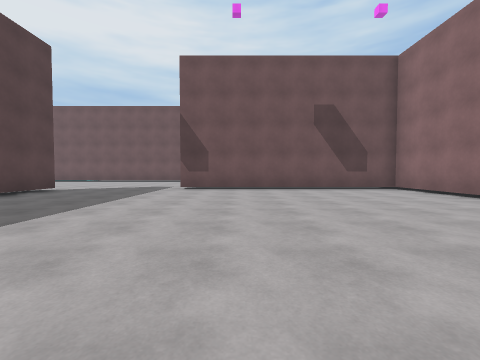
[1] (above)

24 first-person views from a walk through a 3-D level made in the Unity game engine. The camera is 1.2 m above the floor, tilts 2° down and sees 90° across. The floor is counted in squares, 2 m on a side. Each view is taken from the middle of a square. On the plan, view 1 faces up. The plan holds only what a view shows up to about 9 squares ahead; the rest is blank. The place goes on beyond the plan. The player is left out. Surface patterns are stand-ins for the level's own textures.

[2]
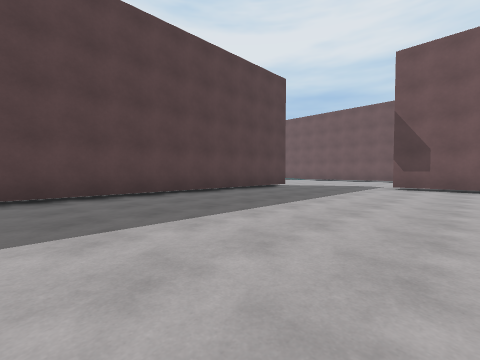

[3]
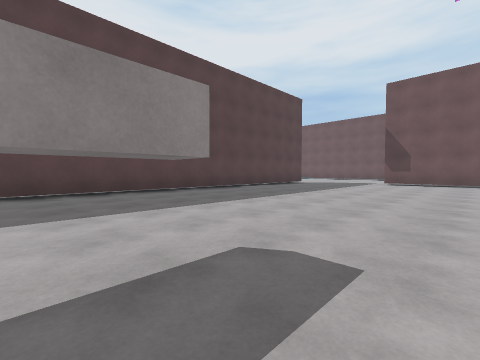

[4]
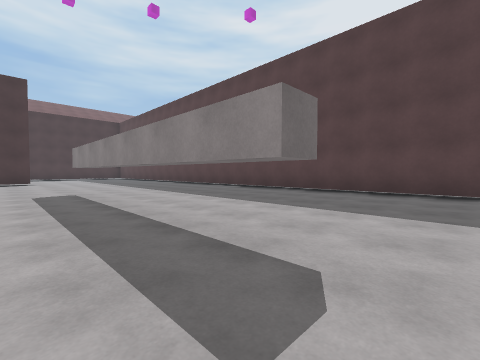

[5]
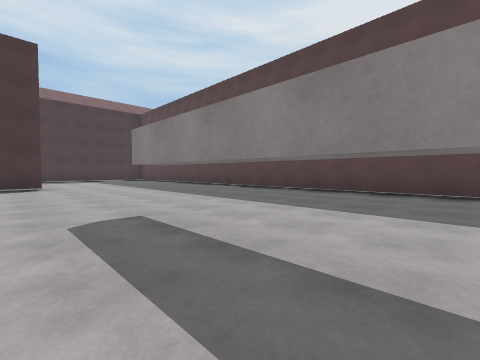

[6]
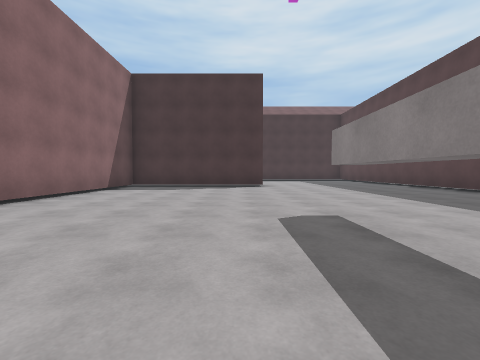

[7]
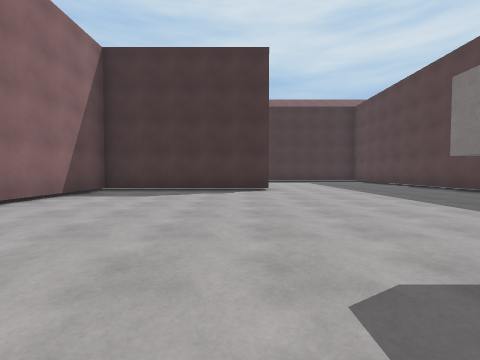

[8]
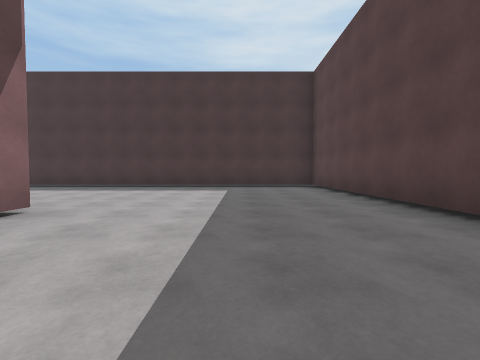

[9]
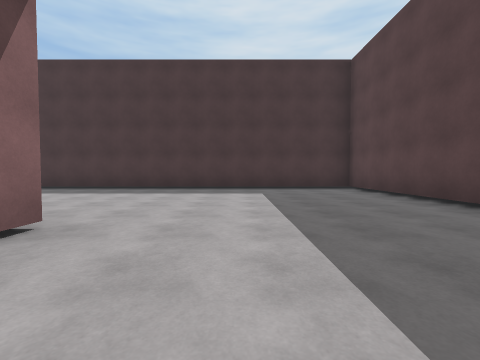

[10]
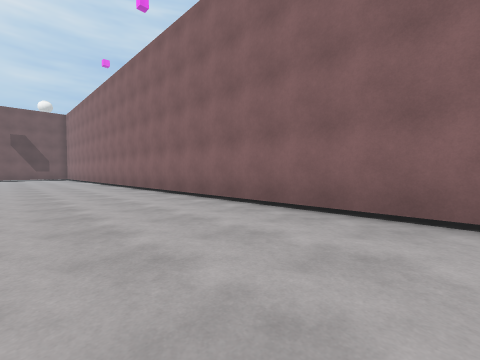

[11]
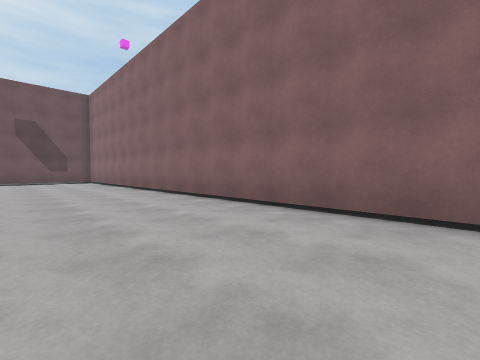

[12]
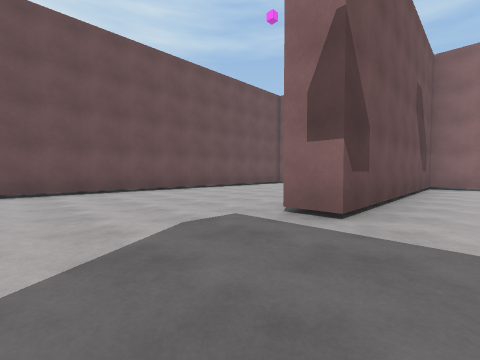

[13]
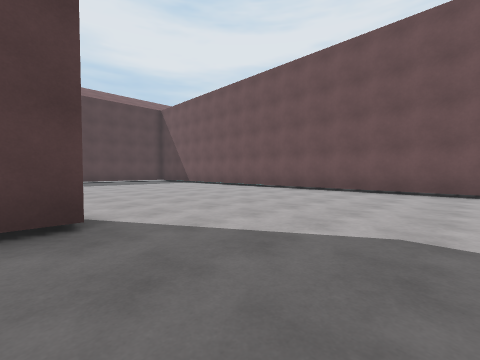

[14]
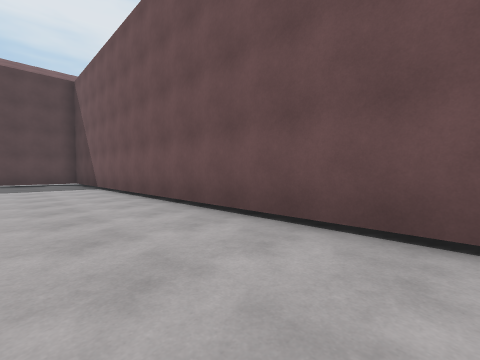

[15]
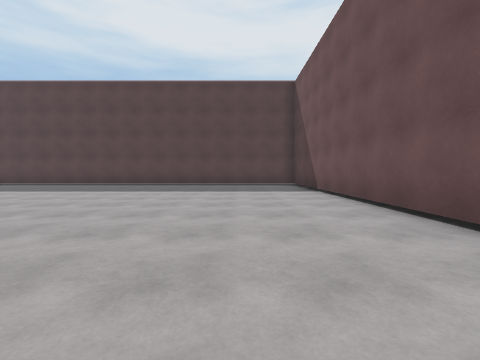

[16]
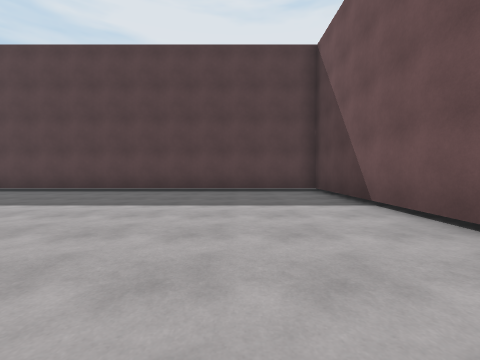

[17]
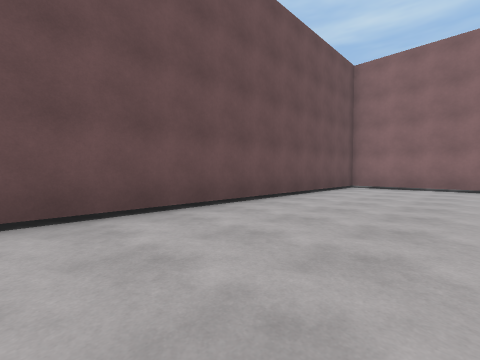

[18]
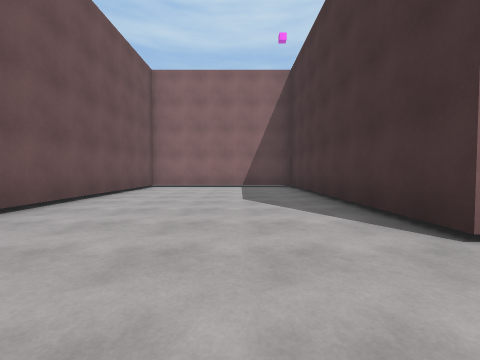

[19]
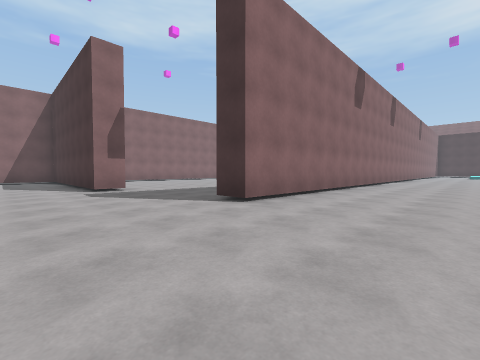

[20]
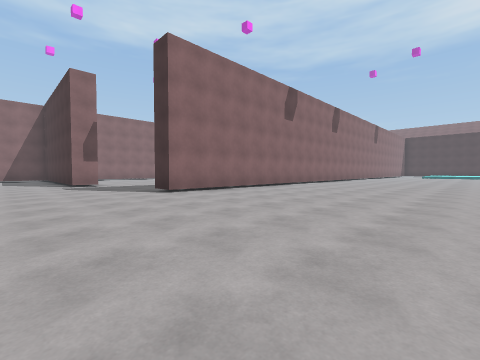

[21]
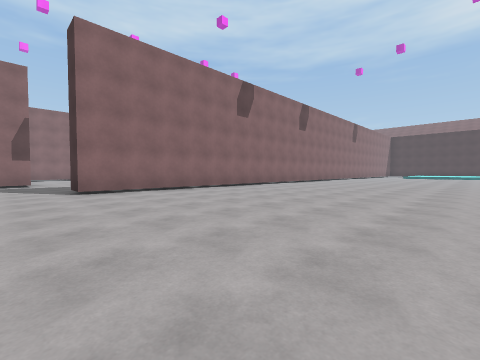

[22]
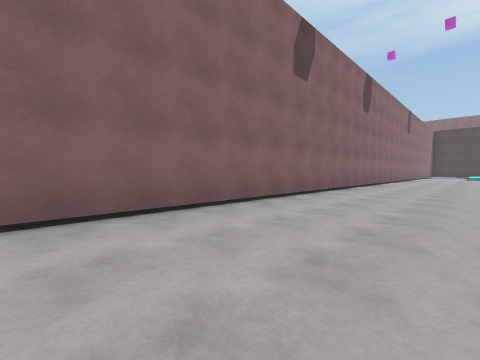

[23]
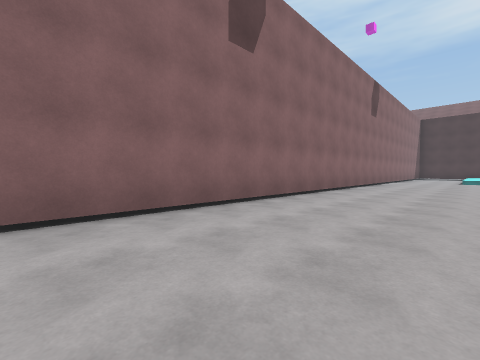

[24]
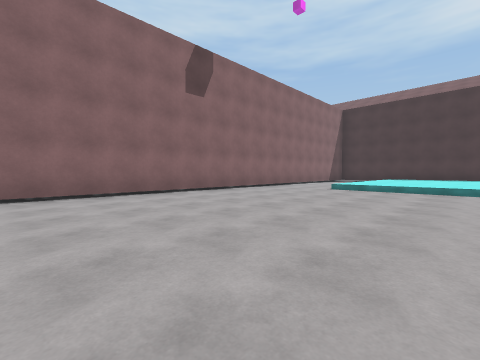

### Floor plan
Points are (right, up) in squares from view 1. A wall is a line through its corners. A room is listed if a view was taken in it or the views show most of it. See-through windows are left out.
Room 1 (views 1, 2, 3, 4, 5, 6, 7, 8, 9, 10, 11, 12, 13)
walls: (-0.9, -3) (-0.4, -3) (-0.4, -9.6); (0, -15.6) (5.3, -15.6) (5.3, 3.4); (0.1, -16.6) (0.1, -16); (5.3, 5.2) (5.3, 8.2) (-2, 8.2); (-5.9, 7.6) (-5.9, -22.5) (5.1, -22.5)
ways out: opening at (-4, 7.3) to room 2
Room 2 (views 14, 15, 16, 17, 18, 19, 20, 21, 22, 23, 24)
walls: (-6.7, -13.5) (-6.7, 7.6) (-5.9, 7.6); (-2, 8.2) (-2, 9.1) (5, 9.1); (5.3, 11) (5.3, 14.4) (-17.5, 14.4) (-17.5, 4.5)
ways out: opening at (-4, 7.3) to room 1

Where each view was taken, in squares from view 1:
view 1: 0 up, 0 right, facing up
view 2: 1 down, 0 right, facing up-left
view 3: 4 down, 1 right, facing up-left
view 4: 2 down, 1 right, facing down-left
view 5: 6 down, 1 right, facing down-left
view 6: 6 down, 1 right, facing down
view 7: 8 down, 1 right, facing down
view 8: 13 down, 3 left, facing down
view 9: 14 down, 2 left, facing down
view 10: 12 down, 2 right, facing up-right
view 11: 6 down, 2 right, facing up-right
view 12: 7 up, 5 left, facing up-right
view 13: 7 up, 3 left, facing up-left
view 14: 12 up, 5 left, facing up-left
view 15: 12 up, 7 left, facing left
view 16: 12 up, 10 left, facing left
view 17: 11 up, 4 left, facing up-right
view 18: 11 up, 4 left, facing right
view 19: 11 up, 10 left, facing down-right
view 20: 11 up, 13 left, facing down-right
view 21: 9 up, 14 left, facing down-right
view 22: 7 up, 10 left, facing down-right
view 23: 0 up, 10 left, facing down-right
view 24: 7 down, 13 left, facing down-right
